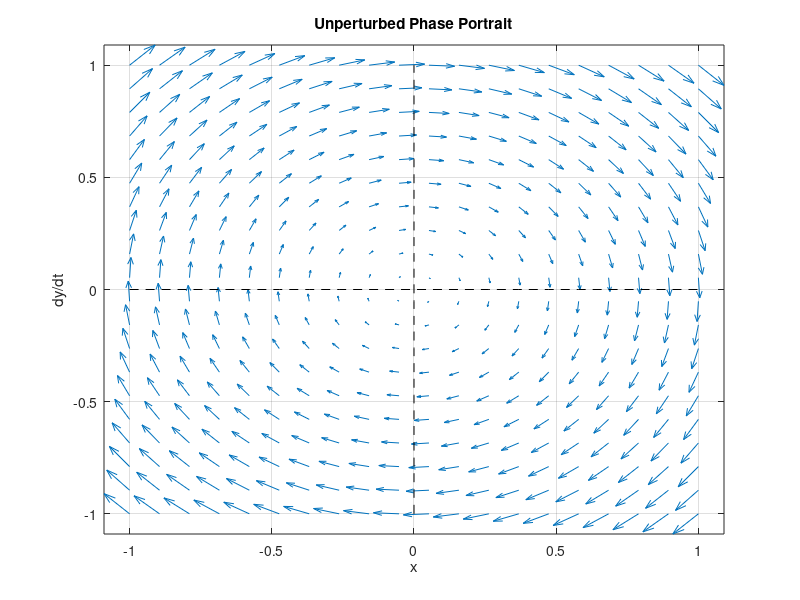

Recreate this plot in MATLAB.
clear all
close all
clc

alpha = 0;   
beta = 0;    

x_range = linspace(-1, 1, 20); 
y_range = linspace(-1, 1, 20); 

[x, y] = meshgrid(x_range, y_range);

% Differential equations 
dx = y + alpha*x;
dy = -x + beta*y;

% Plot the phase portrait
figure;
quiver(x, y, dx, dy); 
hold on;
plot(x_range, zeros(size(x_range)), 'k--'); 
plot(zeros(size(y_range)), y_range, 'k--'); 
xlabel('x');
ylabel('dy/dt');
title('Unperturbed Phase Portrait');
axis tight;
grid on;
